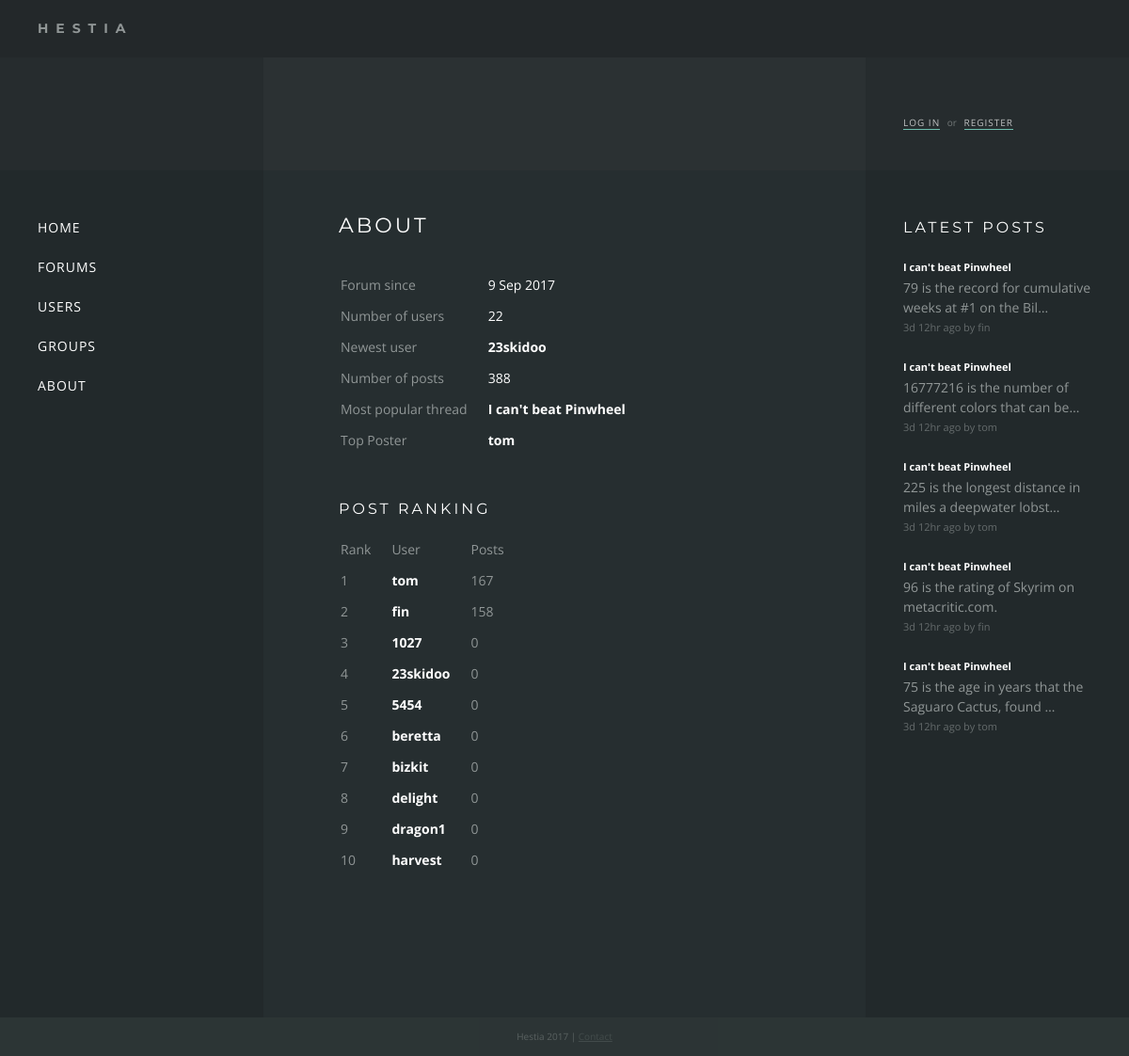
Before: /about with the older database file.
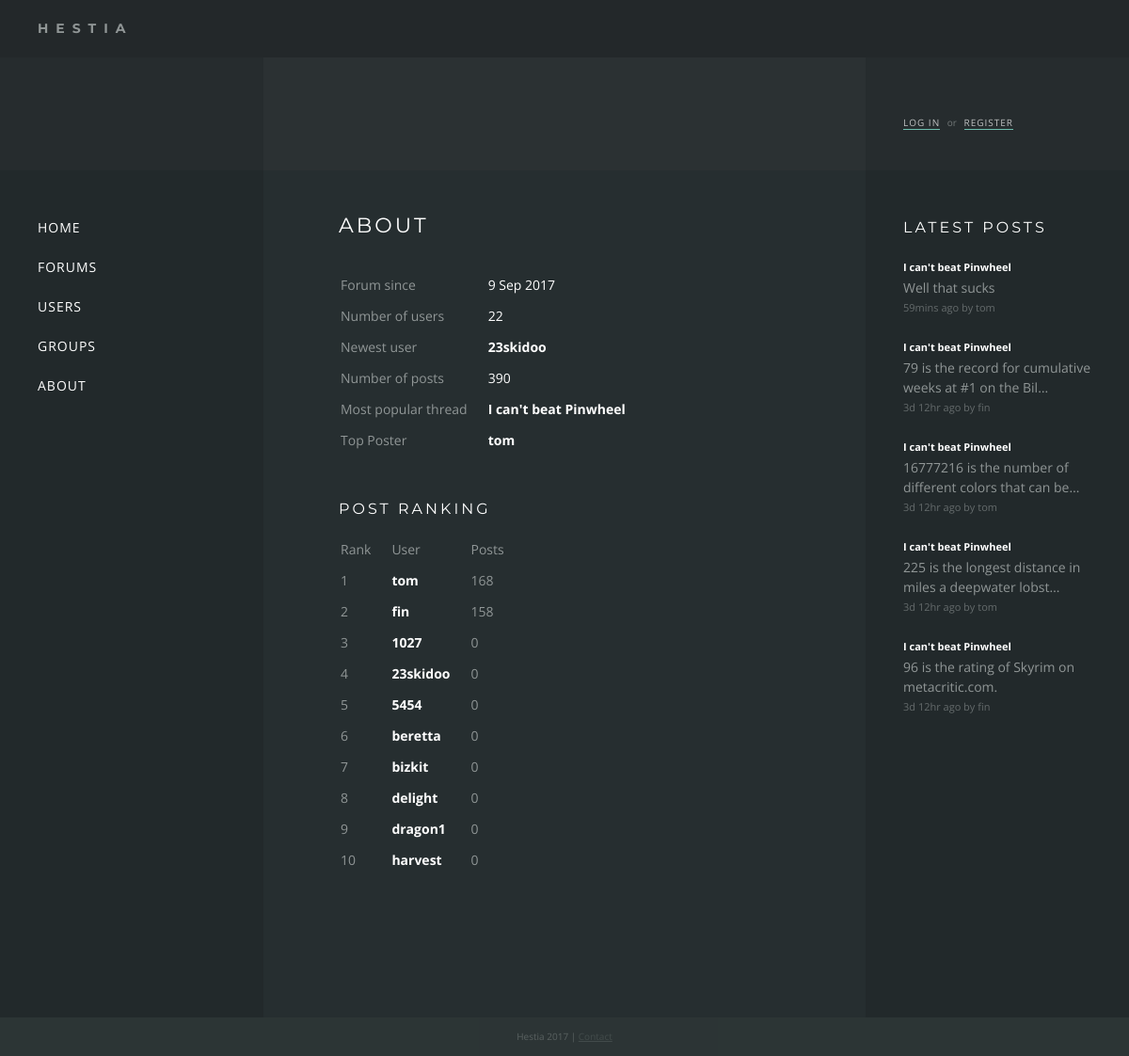
After: the same page with the newer database file.
### forums/models.py (models this page shows, shortened)
class Thread(models.Model):
    title = models.CharField(max_length=200)
    message = models.CharField(max_length=200)
    posted = models.DateTimeField('date posted')
    poster = models.ForeignKey(settings.AUTH_USER_MODEL, null=True)
    def was_posted_recently(self):
    	now = timezone.now()
    	return now - datetime.timedelta(days=1) <= self.posted <= now
    was_posted_recently.posted  = True
    was_posted_recently.boolean = True
    was_posted_recently.short_description = 'Published recently?'

class Response(models.Model):
    thread = models.ForeignKey(Thread, on_delete=models.CASCADE)
    poster = models.ForeignKey(settings.AUTH_USER_MODEL)
    message = models.CharField(max_length=200)
    posted = models.DateTimeField('date posted')

### hestia/views.py (the view)
# urls.py: url(r'^about$', views.about, name='about'),
def about(request):
	first_posted = Thread.objects.all().aggregate(Min('posted'))
	number_of_users = User.objects.count()
	newest_user = User.objects.order_by('-date_joined').first()
	number_of_posts = Thread.objects.count() + Response.objects.count()
	popular_thread = Thread.objects.annotate(num_replies=Count('response')).order_by('-num_replies').first()
	top_poster = User.objects.annotate(num_replies=Count('response')).order_by('-num_replies').first()
	post_rankings = User.objects.annotate(num_replies=Count('response')).order_by('-num_replies')[:10]
	data = {
		'first_posted': first_posted,
		'number_of_users': number_of_users,
		'newest_user': newest_user,
		'number_of_posts': number_of_posts,
		'popular_thread': popular_thread,
		'top_poster': top_poster,
		'post_rankings': post_rankings
	}
	return render(request, 'about.html', data)

### templates/about.html
{% extends "base.html" %}
{% block content %}
	<h1>{% block title %}About{% endblock %}</h1>
	<table class="about">
		<tr>
			<td>Forum since</td>
			<td>{{ first_posted.posted__min|date:"j M Y" }}</td>
		</tr>
		<tr>
			<td>Number of users</td>
			<td>{{ number_of_users }}</td>
		</tr>
		<tr>
			<td>Newest user</td>
			<td><a href="/users/profile/{{ newest_user.username }}">{{ newest_user.username }}</a></td>
		</tr>
		<tr>
			<td>Number of posts</td>
			<td>{{ number_of_posts }}</td>
		</tr>
		<tr>
			<td>Most popular thread</td>
			<td><a href="/forums/{{ popular_thread.id }}">{{ popular_thread.title }}</a></td>
		</tr>
		<tr>
			<td>Top Poster</td>
			<td><a href="/users/profile/{{ top_poster.username }}">{{ top_poster.username }}</a></td>
		</tr>
	</table>
	<h2>Post Ranking</h2>
	<table class="post-ranking">
		<thead>
			<tr>
				<td>Rank</td>
				<td>User</td>
				<td>Posts</td>
			</tr>
		</thead>
    {% for poster in post_rankings %}
		<tr>
			<td>{{ forloop.counter }}</td>
			<td><a href="/users/profile/{{ poster.username }}">{{ poster.username }}</a></td>
			<td>{{ poster.num_replies }}</td>
		</tr>
    {% endfor %}
	</table>
{% endblock %}

### templates/base.html (shortened to what this page needs)
{% load static %}
{% load timesinceshort %}
<!DOCTYPE html>
<html>
<head>
	<link rel="stylesheet" type="text/css" href="{% static 'forums/style.css' %}" />
</head>
<body>
<div class="wrapper">
	<div class="header"><div class="title">Hestia</div></div>
	<div class="hero">
		<div class="box sidebar">
		</div>
		<div class="box content">
		</div>
		<div class="box sidebar auth">
		{% if user.is_authenticated %}
			<div class="name">Hello, <a href="/users/profile/{{ user.username }}">{{ user.username }}</a></div>
			<a href="/users/logout">Log out</a>
		{% else %}
			<a href="/users/login">Log in</a> <span>or</span> <a href="/users/register">Register</a>
		{% endif %}
		</div>
	</div>
	<div class="main">
		<div class="box sidebar">
			<nav>
			<ul>
			<li><a href="/">Home</a></li>
			<li><a href="/forums">Forums</a></li>
			<li><a href="/users">Users</a></li>
			<li><a href="/groups">Groups</a></li>
			<li><a href="/about">About</a></li>
			</ul>
			</nav>
		</div>
		<div class="box content">
			{% block content %}{% endblock %}
		</div>
		<div class="box sidebar">
			<div class="recent-responses">
				<h2>Latest Posts</h2>
				{% for recent_response in request.recent_responses %}
				<div class="response">
					<a href="/forums/{{ recent_response.thread.id }}?page=last#{{ recent_response.id }}">
						<div class="text-small title"><b>{{ recent_response.thread.title }}</b></div><br>
						{{ recent_response.message|striptags|truncatechars:55 }}
						<div class="text-small posted">{{ recent_response.posted|timesinceshort }} ago by {{ recent_response.poster.username }}</div>
					</a>
				</div>
				{% endfor %}
			</div>
		</div>
	</div>
	<div class="footer">Hestia 2017 | <a href="">Contact</a></div>
</div>
</body>
</html>

### forums/static/forums/style.css (style rules this page uses)
* { margin:0; padding:0; }
html, body { height: 100%; }
body { font-family: 'Open Sans', sans-serif; background: #2F3838; color: #909696; font-size: 14px; line-height: 1.5em; }
a { color: #909696; }
h1 { color: #FFF; font-family: 'Montserrat', sans-serif; font-size: 22px; text-transform: uppercase; letter-spacing: 3px; font-weight: normal; margin-bottom: 40px; }
h2 { color: #FFF; font-family: 'Montserrat', sans-serif; font-size: 16px; text-transform: uppercase; letter-spacing: 3px; font-weight: normal; margin-bottom: 20px; margin-top: 40px; }
li { list-style-type: none; line-height: 1.7em; }
.text-small { font-size: 11px; }
.wrapper { display: table; width: 100%; }
.header { font-family: 'Montserrat', sans-serif; display: table-row; height: 1px; background: #23282A; }
.header .title { padding: 20px; padding-left: 40px; text-transform: uppercase; letter-spacing: 8px; font-weight: bold; }
.main { height: 100%; min-height: 900px; display: table; width: 100%; background: #262E30; }
.main .sidebar { width: 200px; background: #22292B; }
.hero { height: 120px; display: table; width: 100%; background: #2B3133; }
.hero .sidebar { width: 200px; background: rgba(34, 41, 43, 0.5); }
.box { display: table-cell; padding: 40px; }
.content { padding: 40px 80px; }
nav li { font-size: 14px; list-style-type: none; line-height: 3em; text-transform: uppercase; letter-spacing: 1px; }
nav li a { text-decoration: none; color: #FFF; padding: 1px 0; }
.auth { vertical-align: bottom; font-size: 10px; }
.auth span { opacity: 0.7; padding: 0 5px; }
.auth > a { text-decoration: none; text-transform: uppercase; color: #FFF; border-bottom: 1px solid #8CFEE6; letter-spacing: 1px; opacity: 0.7; }
.recent-responses h2 { margin-top: 0; }
.recent-responses .response { margin-bottom: 20px; word-break: break-word; }
.recent-responses a { text-decoration: none; }
.recent-responses a .title { display: inline-block; border-bottom: 1px solid transparent; }
.recent-responses .posted { opacity: 0.6; }
.recent-responses .text-small b { color: #FFF; }
table.about td, table.post-ranking td { padding-bottom: 10px; padding-right: 20px; }
table.about td:nth-child(2), table.about td:nth-child(2) a { color: #FFF; }
table.about a, table.post-ranking a { text-decoration: none; font-weight: bold; }
table.post-ranking a { color: #FFF; font-weight: bold; }
.footer { display: table; height: 1px; background: #22292B; color: #444; width: 100%; text-align: center; color: #FFF; opacity: 0.2; font-size: 10px; padding: 10px 0; }

Changed rows visible on the page:
no longer on this page (row unchanged): Response: thread "I can't beat Pinwheel", message "75 is the age in years that the Saguaro Cactus, found …", posted "3d 12hr", poster.username "tom"
added Response: thread "I can't beat Pinwheel", message "Well that sucks", posted "59mins", poster.username "tom"
Other visible differences:
{{ number_of_posts }}: "388" → "390"
{{ poster.num_replies }}: "167" → "168"
